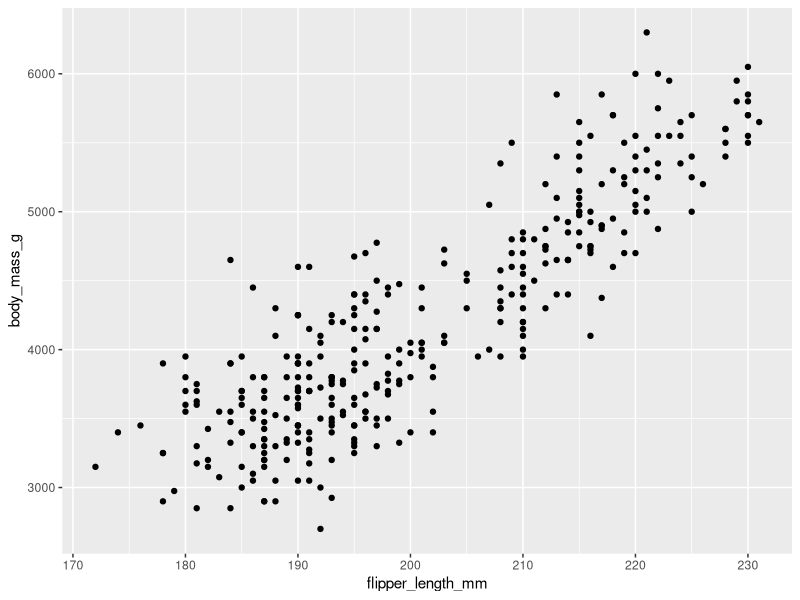
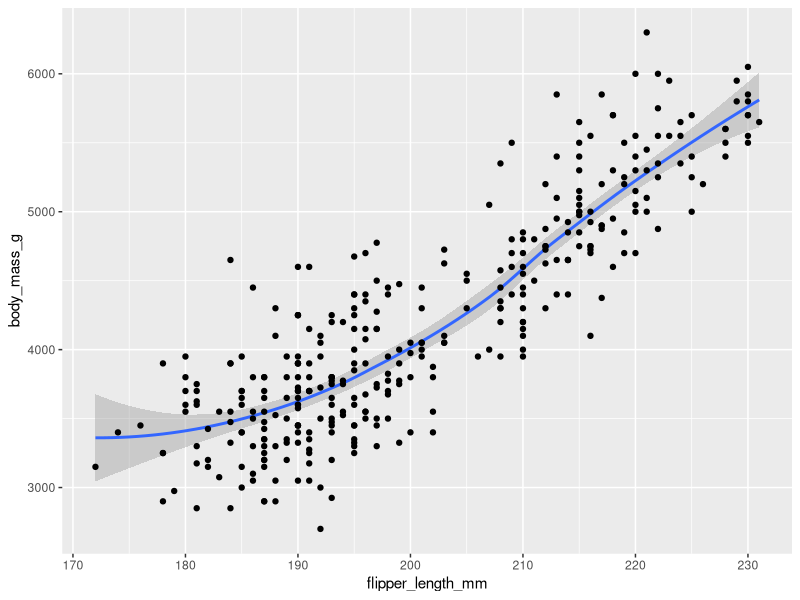
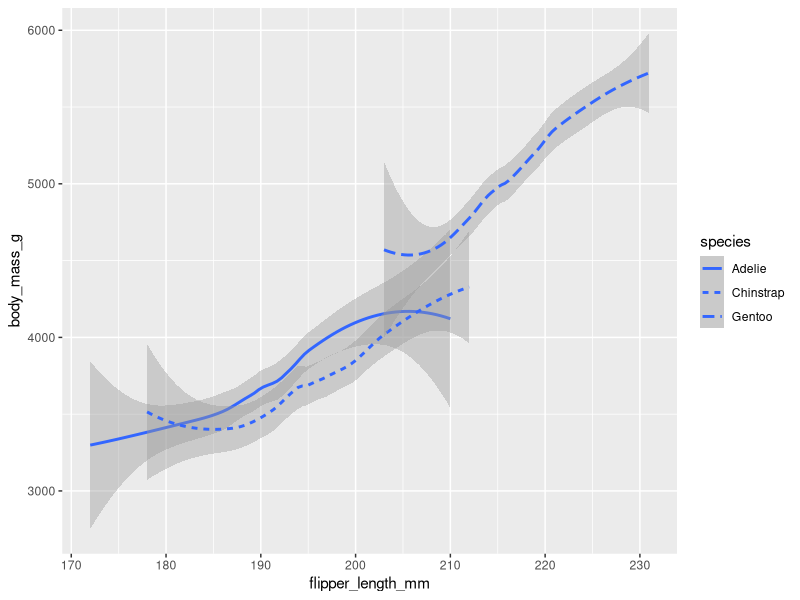
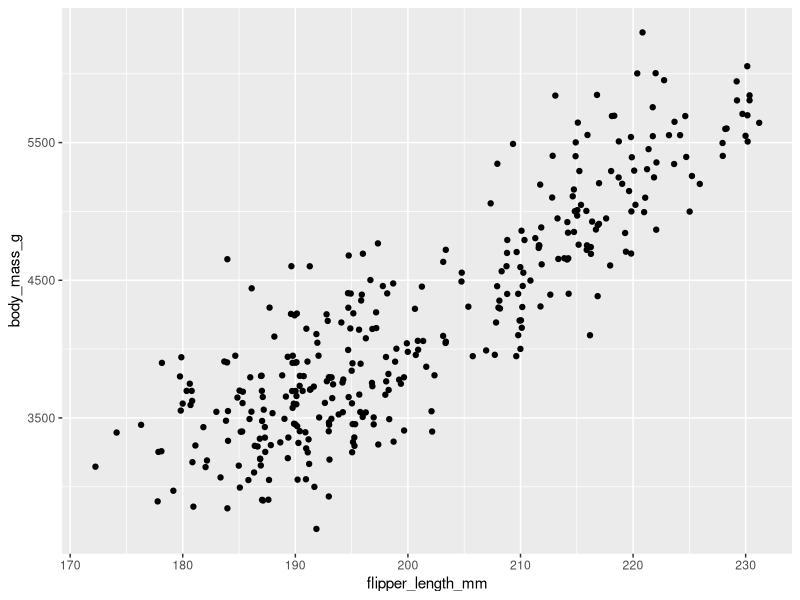
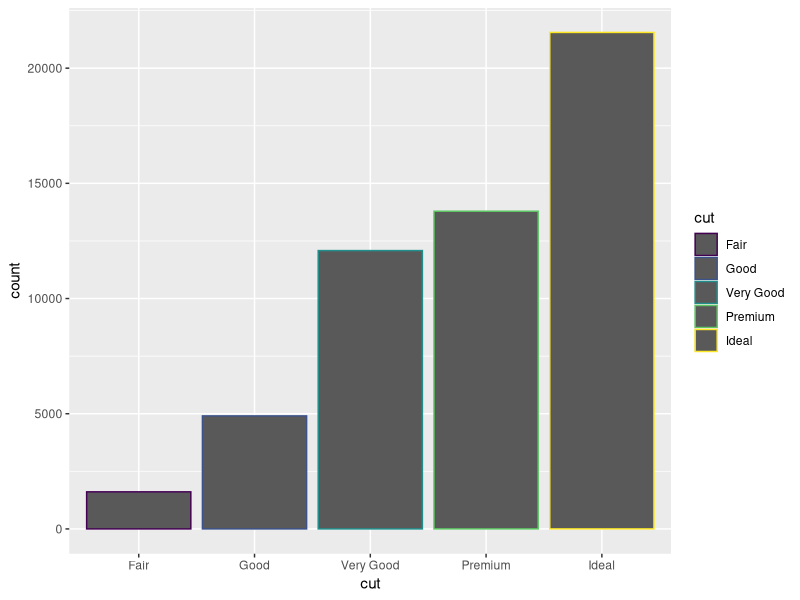
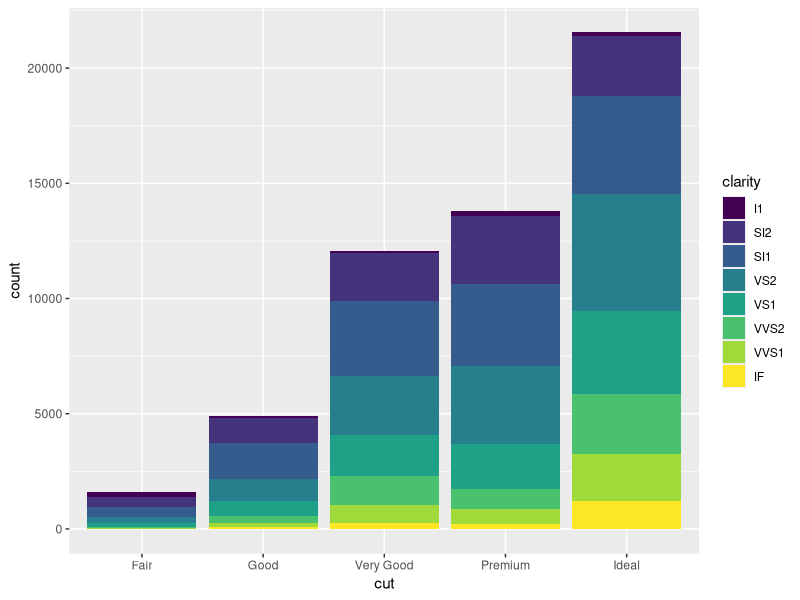

Generate these figures, in order, with R:
library(palmerpenguins)
library(ggplot2)
library(tidyverse)
data("penguins")

ggplot(data = penguins) + 
  geom_point(mapping = aes(x = flipper_length_mm, y = body_mass_g))


ggplot(data = penguins) + 
  geom_smooth(mapping = aes(x = flipper_length_mm, y = body_mass_g))+
  geom_point(mapping = aes(x = flipper_length_mm, y = body_mass_g))


ggplot(data = penguins) + 
  geom_smooth(mapping = aes(x = flipper_length_mm, y = body_mass_g, linetype=species))

ggplot(data = penguins) + 
  geom_jitter(mapping = aes(x = flipper_length_mm, y = body_mass_g))


ggplot(data = diamonds) + 
  geom_bar(mapping = aes(x = cut,color=cut)) #colour bisa diganti fill buat isian warna bar


ggplot(data = diamonds) + 
  geom_bar(mapping = aes(x = cut,fill=clarity))
